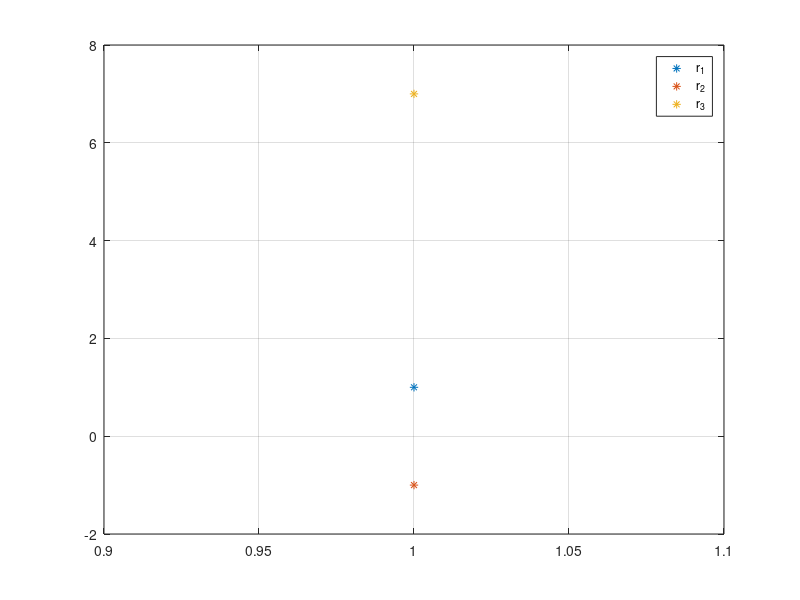

This chart was generated by the following MATLAB code: (Note: this script raises an error after producing the figure.)
clear 
clc
close all 

funz=@(x) x.^3-7*x.^2-x+7;
%dopo aver scritto il polinomio dichiaro un intervallo opportuno 
a=0; b=1.5;
x=linspace(a,b);
nmax=200;
toll=10^-10;

figure
f=@(x) x.^3-7*x.^2-x+7;
r(1)=fzero(f,1.5);
plot(r(1),'*')
hold on 
g=@(x) (x.^3-7*x.^2-x+7)./(x-r(1));
r(2)=fzero(g,1.5);
plot(r(2),'*')
hold on 
h=@(x) (x.^3-7*x.^2-x+7)./(x-r(1))*(x-r(2));
r(3)=fzero(h,1.5);
plot(r(3),'*')
legend('r_1','r_2','r_3','convergenza')
grid on 
%METODO NEWTON
hold on 
dfun=@(x) 3*x.^2-14*x-1;
%x0=0.1;
x0=0;
[xvect_n,fx_n,nit_n]=newton(x0,nmax,toll,funz,dfun);
nit_n
semilogy([1:nit_n],abs(xvect_n(2:end)))

